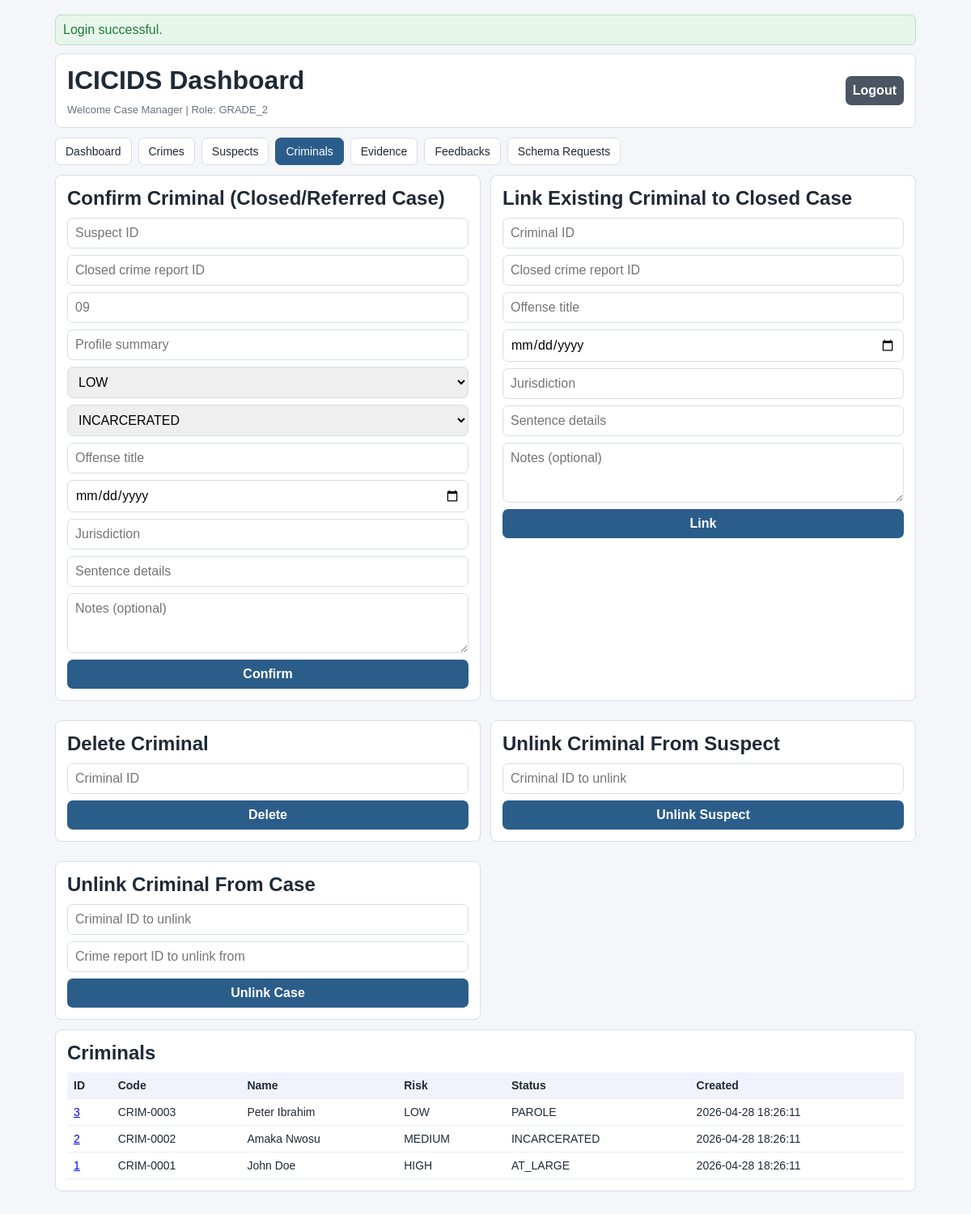
The app's page /index.php?view=criminals (signed in) with its own data.
### tables this page shows
CREATE TABLE criminals (
    id BIGINT UNSIGNED AUTO_INCREMENT PRIMARY KEY,
    suspect_id BIGINT UNSIGNED NULL,
    crime_report_id BIGINT UNSIGNED NULL,
    criminal_code VARCHAR(40) NOT NULL UNIQUE,
    profile_summary TEXT NOT NULL,
    risk_level ENUM('LOW', 'MEDIUM', 'HIGH', 'CRITICAL') NOT NULL DEFAULT 'MEDIUM',
    current_status ENUM('INCARCERATED', 'AT_LARGE', 'PAROLE', 'DECEASED') NOT NULL,
    added_by_officer_id BIGINT UNSIGNED NOT NULL,
    confirmed_at DATETIME NOT NULL DEFAULT CURRENT_TIMESTAMP,
    updated_at DATETIME NOT NULL DEFAULT CURRENT_TIMESTAMP ON UPDATE CURRENT_TIMESTAMP,
    CONSTRAINT uq_criminals_suspect UNIQUE (suspect_id),
    CONSTRAINT fk_criminals_suspect
        FOREIGN KEY (suspect_id) REFERENCES suspects(id)
        ON UPDATE CASCADE ON DELETE SET NULL,
    CONSTRAINT fk_criminals_primary_crime
        FOREIGN KEY (crime_report_id) REFERENCES crime_reports(id)
        ON UPDATE CASCADE ON DELETE SET NULL,
    CONSTRAINT fk_criminals_added_by
        FOREIGN KEY (added_by_officer_id) REFERENCES officers(id)
        ON UPDATE CASCADE ON DELETE RESTRICT,
    INDEX idx_criminals_status (current_status),
    INDEX idx_criminals_risk (risk_level),
    INDEX idx_criminals_crime_report (crime_report_id),
    INDEX idx_criminals_added_by (added_by_officer_id)
);

CREATE TABLE suspects (
    id BIGINT UNSIGNED AUTO_INCREMENT PRIMARY KEY,
    first_name VARCHAR(100) NOT NULL,
    last_name VARCHAR(100) NOT NULL,
    crime_report_id BIGINT UNSIGNED NULL,
    date_of_birth DATE NULL,
    gender ENUM('MALE', 'FEMALE', 'OTHER', 'UNKNOWN') NOT NULL DEFAULT 'UNKNOWN',
    national_id VARCHAR(80) NULL,
    address_line VARCHAR(255) NULL,
    phone VARCHAR(30) NULL,
    reason_for_suspicion TEXT NOT NULL,
    suspect_status ENUM('PERSON_OF_INTEREST', 'WANTED', 'ARRESTED', 'CLEARED') NOT NULL DEFAULT 'PERSON_OF_INTEREST',
    created_by_officer_id BIGINT UNSIGNED NOT NULL,
    created_at DATETIME NOT NULL DEFAULT CURRENT_TIMESTAMP,
    updated_at DATETIME NOT NULL DEFAULT CURRENT_TIMESTAMP ON UPDATE CURRENT_TIMESTAMP,
    CONSTRAINT uq_suspects_national_id UNIQUE (national_id),
    CONSTRAINT fk_suspects_primary_crime
        FOREIGN KEY (crime_report_id) REFERENCES crime_reports(id)
        ON UPDATE CASCADE ON DELETE SET NULL,
    CONSTRAINT fk_suspects_created_by
        FOREIGN KEY (created_by_officer_id) REFERENCES officers(id)
        ON UPDATE CASCADE ON DELETE RESTRICT,
    INDEX idx_suspects_name (last_name, first_name),
    INDEX idx_suspects_status (suspect_status),
    INDEX idx_suspects_crime_report (crime_report_id),
    INDEX idx_suspects_created_by (created_by_officer_id)
);

### Auth.php (called while the page is built, shortened)
<?php
final class Auth
{
    public function isAuthenticated(): bool
    {
        return isset($_SESSION[self::SESSION_KEY]);
    }
    public function currentOfficer(): ?array
    {
        return $_SESSION[self::SESSION_KEY];
    }
    public function enforce(string $operation, ?string $table = null): void
    {
        $officer = $this->currentOfficer();
        $rank = (string)$officer['rank'];
        $normalizedOperation = strtoupper(trim($operation));
        $normalizedTable = $table !== null ? strtolower(trim($table)) : null;
        if (
            $normalizedOperation === 'READ'
            && in_array($normalizedTable, ['officer_activity', 'login_logs'], true)
            && $rank !== self::ROLE_GRADE_1
        ) {
            throw new RuntimeException('Permission denied. Audit logs are restricted to Grade 1 officer.');
        }
        if ($rank === self::ROLE_GRADE_2) {
            $createTables = [
                'crime_reports',
                'suspects',
                'criminals',
                'evidence',
                'crime_report_suspects',
                'crime_report_evidence',
                'suspect_evidence',
                'criminal_history',
                'criminal_aliases',
            ];
            $deleteTables = [
                'crime_reports',
                'suspects',
                'criminals',
                'evidence',
                'crime_report_suspects',
                'crime_report_evidence',
                'suspect_evidence',
                'criminal_history',
                'criminal_aliases',
            ];
            if ($normalizedOperation === 'READ' || $normalizedOperation === 'UPDATE') {
                return;
            }
            if (
                $normalizedOperation === 'CREATE'
                && in_array($normalizedTable, array_merge($createTables, ['schema_requests', 'feedbacks']), true)
            ) {
                return;
            }
            if ($normalizedOperation === 'DELETE' && in_array($normalizedTable, $deleteTables, true)) {
                return;
            }
            throw new RuntimeException('Permission denied for Grade 2 officer.');
        }
        throw new RuntimeException('Unknown role. Access denied.');
    }
    public function can(string $operation, ?string $table = null): bool
    {
        try {
            return true;
        } catch (Throwable $e) {
            return false;
        }
    }
}

### criminals.php (the view, shortened to what this page needs)
<?php
$canCreateCriminal = $canCreateCriminal ?? false;
$canLinkCriminal = $canLinkCriminal ?? false;
$canDeleteCriminal = $canDeleteCriminal ?? false;
$criminals = $criminals ?? [];
?>
<div class="grid-2">
    <?php if ($canCreateCriminal): ?>
        <section class="card">
            <h2>Confirm Criminal (Closed/Referred Case)</h2>
            <form method="post">
                <input type="number" name="suspect_id" required placeholder="Suspect ID">
                <input type="number" name="crime_report_id" required placeholder="Closed crime report ID">
                <input name="criminal_code" required placeholder="09" pattern="[0-9]+" inputmode="numeric" title="Numbers only, e.g., 09">
                <input name="profile_summary" required placeholder="Profile summary">
                <select name="risk_level">
                    <option>LOW</option>
                </select>
                <select name="current_status">
                    <option>INCARCERATED</option>
                </select>
                <input name="offense_title" required placeholder="Offense title">
                <input type="date" name="conviction_date" placeholder="Conviction date">
                <input name="jurisdiction" placeholder="Jurisdiction">
                <input name="sentence_details" placeholder="Sentence details">
                <textarea name="notes" rows="3" placeholder="Notes (optional)"></textarea>
                <button type="submit">Confirm</button>
            </form>
        </section>
    <?php endif; ?>
    <?php if ($canLinkCriminal): ?>
        <section class="card">
            <h2>Link Existing Criminal to Closed Case</h2>
            <form method="post">
                <input type="number" name="criminal_id" required placeholder="Criminal ID">
                <input type="number" name="crime_report_id" required placeholder="Closed crime report ID">
                <input name="offense_title" required placeholder="Offense title">
                <input type="date" name="conviction_date" placeholder="Conviction date">
                <input name="jurisdiction" placeholder="Jurisdiction">
                <input name="sentence_details" placeholder="Sentence details">
                <textarea name="notes" rows="3" placeholder="Notes (optional)"></textarea>
                <button type="submit">Link</button>
            </form>
        </section>
    <?php endif; ?>
    <?php if ($canDeleteCriminal): ?>
        <section class="card">
            <h2>Delete Criminal</h2>
            <form method="post">
                <input type="number" name="criminal_id" required placeholder="Criminal ID">
                <button type="submit">Delete</button>
            </form>
        </section>
    <?php endif; ?>
    <?php if ($canLinkCriminal): ?>
        <section class="card">
            <h2>Unlink Criminal From Suspect</h2>
            <form method="post">
                <input type="number" name="criminal_id" required placeholder="Criminal ID to unlink">
                <button type="submit">Unlink Suspect</button>
            </form>
        </section>
        <section class="card">
            <h2>Unlink Criminal From Case</h2>
            <form method="post">
                <input type="number" name="criminal_id" required placeholder="Criminal ID to unlink">
                <input type="number" name="crime_report_id" required placeholder="Crime report ID to unlink from">
                <button type="submit">Unlink Case</button>
            </form>
        </section>
    <?php endif; ?>
</div>
<section class="card">
    <h2>Criminals</h2>
    <div class="table-wrap">
        <table>
            <thead><tr><th>ID</th><th>Code</th><th>Name</th><th>Risk</th><th>Status</th><th>Created</th></tr></thead>
            <tbody>
            <?php foreach ($criminals as $row): ?>
                <tr>
                    <td><a href="index.php?view=criminals&criminal_id=<?= h((string)$row['id']) ?>"><?= h((string)$row['id']) ?></a></td>
                    <td><?= h((string)$row['criminal_code']) ?></td>
                    <td><?= h(trim((string)($row['first_name'] ?? '') . ' ' . (string)($row['last_name'] ?? '')) ?: 'Unlinked suspect') ?></td>
                    <td><?= h((string)$row['risk_level']) ?></td>
                    <td><?= h((string)$row['current_status']) ?></td>
                    <td><?= h((string)$row['created_at']) ?></td>
                </tr>
            <?php endforeach; ?>
            </tbody>
        </table>
    </div>
</section>

### style.css (style rules this page uses)
* { box-sizing: border-box; }
body { margin: 0; font-family: Tahoma, Verdana, sans-serif; background: var(--bg); color: var(--text); }
.card { background: var(--card); border: 1px solid var(--line); border-radius: 8px; padding: 14px; margin-bottom: 12px; }
h1, h2 { margin: 0 0 10px; }
.grid-2 { display: grid; grid-template-columns: 1fr 1fr; gap: 12px; }
form { display: grid; gap: 8px; }
input, select, textarea, button { width: 100%; border: 1px solid var(--line); border-radius: 7px; padding: 9px; font: inherit; }
button { background: var(--primary); color: #fff; border: none; cursor: pointer; font-weight: 700; }
.table-wrap { overflow-x: auto; }
table { width: 100%; border-collapse: collapse; font-size: 14px; }
th, td { border-bottom: 1px solid #e8edf4; padding: 8px; text-align: left; }
th { background: #f0f4fa; }

### records on screen
criminals: id "3", criminal_code "CRIM-0003", suspect.last_name "Peter Ibrahim", risk_level "LOW", current_status "PAROLE", confirmed_at "2026-04-28 18:26:11"
criminals: id "2", criminal_code "CRIM-0002", suspect.last_name "Amaka Nwosu", risk_level "MEDIUM", current_status "INCARCERATED", confirmed_at "2026-04-28 18:26:11"
criminals: id "1", criminal_code "CRIM-0001", suspect.last_name "John Doe", risk_level "HIGH", current_status "AT_LARGE", confirmed_at "2026-04-28 18:26:11"

### other values on screen
$flash['message'] "Login successful."
$officer['name'] "Case Manager"
$rank "GRADE_2"
